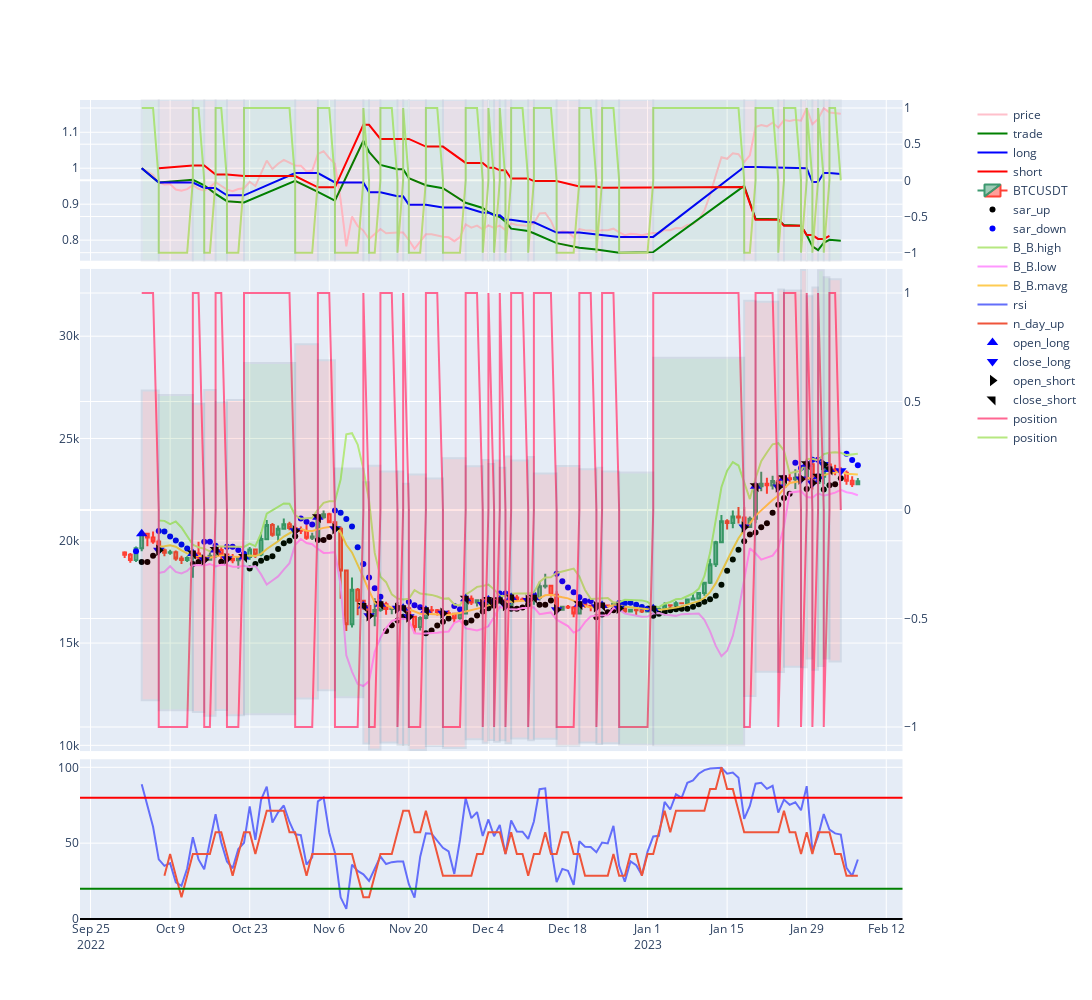

The cell this chart's notebook holds for it:
### Code cell
backtest.plot("BTCUSDT")

### Figure 1 — Plotly figure (JSON) as saved in the notebook; plotly's stock layout.template omitted (floating-point values rounded to 4 significant figures; data arrays with more than 128 entries replaced by an {"elided": "..."} marker saying what was removed)
{"data": [{"marker": {"color": "pink"}, "name": "price", "type": "scatter", "x": {"elided": "166 str values"}, "xaxis": "x", "y": {"elided": "166 float values"}, "yaxis": "y"}, {"marker": {"color": "green"}, "name": "trade", "type": "scatter", "x": ["2022-10-04 00:00:00", "2022-10-07 00:00:00", "2022-10-07 00:00:00", "2022-10-13 00:00:00", "2022-10-13 00:00:00", "2022-10-15 00:00:00", "2022-10-15 00:00:00", "2022-10-17 00:00:00", "2022-10-17 00:00:00", "2022-10-19 00:00:00", "2022-10-19 00:00:00", "2022-10-22 00:00:00", "2022-10-22 00:00:00", "2022-10-31 00:00:00", "2022-10-31 00:00:00", "2022-11-04 00:00:00", "2022-11-04 00:00:00", "2022-11-07 00:00:00", "2022-11-07 00:00:00", "2022-11-12 00:00:00", "2022-11-12 00:00:00", "2022-11-13 00:00:00", "2022-11-13 00:00:00", "2022-11-15 00:00:00", "2022-11-15 00:00:00", "2022-11-18 00:00:00", "2022-11-18 00:00:00", "2022-11-19 00:00:00", "2022-11-19 00:00:00", "2022-11-20 00:00:00", "2022-11-20 00:00:00", "2022-11-23 00:00:00", "2022-11-23 00:00:00", "2022-11-26 00:00:00", "2022-11-26 00:00:00", "2022-11-30 00:00:00", "2022-11-30 00:00:00", "2022-12-03 00:00:00", "2022-12-03 00:00:00", "2022-12-04 00:00:00", "2022-12-04 00:00:00", "2022-12-05 00:00:00", "2022-12-05 00:00:00", "2022-12-06 00:00:00", "2022-12-06 00:00:00", "2022-12-07 00:00:00", "2022-12-07 00:00:00", "2022-12-08 00:00:00", "2022-12-08 00:00:00", "2022-12-11 00:00:00", "2022-12-11 00:00:00", "2022-12-12 00:00:00", "2022-12-12 00:00:00", "2022-12-16 00:00:00", "2022-12-16 00:00:00", "2022-12-20 00:00:00", "2022-12-20 00:00:00", "2022-12-23 00:00:00", "2022-12-23 00:00:00", "2022-12-24 00:00:00", "2022-12-24 00:00:00", "2022-12-27 00:00:00", "2022-12-27 00:00:00", "2023-01-02 00:00:00", "2023-01-02 00:00:00", "2023-01-18 00:00:00", "2023-01-18 00:00:00", "2023-01-20 00:00:00", "2023-01-20 00:00:00", "2023-01-24 00:00:00", "2023-01-24 00:00:00", "2023-01-25 00:00:00", "2023-01-25 00:00:00", "2023-01-28 00:00:00", "2023-01-28 00:00:00", "2023-01-29 00:00:00", "2023-01-29 00:00:00", "2023-01-30 00:00:00", "2023-01-30 00:00:00", "2023-01-31 00:00:00", "2023-01-31 00:00:00", "2023-02-01 00:00:00", "2023-02-01 00:00:00", "2023-02-02 00:00:00", "2023-02-02 00:00:00", "2023-02-04 00:00:00"], "xaxis": "x", "y": [1, 0.9603, 0.9603, 0.9679, 0.9679, 0.9526, 0.9526, 0.9286, 0.9286, 0.9084, 0.9084, 0.9046, 0.9046, 0.9652, 0.9652, 0.9342, 0.9342, 0.9096, 0.9096, 1.076, 1.076, 1.046, 1.046, 1.009, 1.009, 0.9971, 0.9971, 0.9971, 0.9971, 0.972, 0.972, 0.9527, 0.9527, 0.9444, 0.9444, 0.904, 0.904, 0.8893, 0.8893, 0.8777, 0.8777, 0.8706, 0.8706, 0.8643, 0.8643, 0.8515, 0.8515, 0.8319, 0.8319, 0.8252, 0.8252, 0.8192, 0.8192, 0.7917, 0.7917, 0.7791, 0.7791, 0.7737, 0.7737, 0.7711, 0.7711, 0.7651, 0.7651, 0.7667, 0.7667, 0.9508, 0.9508, 0.8593, 0.8593, 0.858, 0.858, 0.8418, 0.8418, 0.8404, 0.8404, 0.8141, 0.8141, 0.7827, 0.7827, 0.7724, 0.7724, 0.7927, 0.7927, 0.8009, 0.8009, 0.7985], "yaxis": "y"}, {"marker": {"color": "blue"}, "name": "long", "type": "scatter", "x": ["2022-10-04 00:00:00", "2022-10-07 00:00:00", "2022-10-13 00:00:00", "2022-10-15 00:00:00", "2022-10-17 00:00:00", "2022-10-19 00:00:00", "2022-10-22 00:00:00", "2022-10-31 00:00:00", "2022-11-04 00:00:00", "2022-11-07 00:00:00", "2022-11-12 00:00:00", "2022-11-13 00:00:00", "2022-11-15 00:00:00", "2022-11-18 00:00:00", "2022-11-19 00:00:00", "2022-11-20 00:00:00", "2022-11-23 00:00:00", "2022-11-26 00:00:00", "2022-11-30 00:00:00", "2022-12-03 00:00:00", "2022-12-04 00:00:00", "2022-12-05 00:00:00", "2022-12-06 00:00:00", "2022-12-07 00:00:00", "2022-12-08 00:00:00", "2022-12-11 00:00:00", "2022-12-12 00:00:00", "2022-12-16 00:00:00", "2022-12-20 00:00:00", "2022-12-23 00:00:00", "2022-12-24 00:00:00", "2022-12-27 00:00:00", "2023-01-02 00:00:00", "2023-01-18 00:00:00", "2023-01-20 00:00:00", "2023-01-24 00:00:00", "2023-01-25 00:00:00", "2023-01-28 00:00:00", "2023-01-29 00:00:00", "2023-01-30 00:00:00", "2023-01-31 00:00:00", "2023-02-01 00:00:00", "2023-02-02 00:00:00", "2023-02-04 00:00:00"], "xaxis": "x", "y": [1, 0.9603, 0.9603, 0.9451, 0.9451, 0.9245, 0.9245, 0.9865, 0.9865, 0.9605, 0.9605, 0.9329, 0.9329, 0.9219, 0.9219, 0.8987, 0.8987, 0.8908, 0.8908, 0.8764, 0.8764, 0.8693, 0.8693, 0.8564, 0.8564, 0.8495, 0.8495, 0.821, 0.821, 0.8153, 0.8153, 0.809, 0.809, 1.003, 1.003, 1.002, 1.002, 1.0, 1.0, 0.9616, 0.9616, 0.9868, 0.9868, 0.9839], "yaxis": "y"}, {"marker": {"color": "red"}, "name": "short", "type": "scatter", "x": ["2022-10-07 00:00:00", "2022-10-13 00:00:00", "2022-10-15 00:00:00", "2022-10-17 00:00:00", "2022-10-19 00:00:00", "2022-10-22 00:00:00", "2022-10-31 00:00:00", "2022-11-04 00:00:00", "2022-11-07 00:00:00", "2022-11-12 00:00:00", "2022-11-13 00:00:00", "2022-11-15 00:00:00", "2022-11-18 00:00:00", "2022-11-19 00:00:00", "2022-11-20 00:00:00", "2022-11-23 00:00:00", "2022-11-26 00:00:00", "2022-11-30 00:00:00", "2022-12-03 00:00:00", "2022-12-04 00:00:00", "2022-12-05 00:00:00", "2022-12-06 00:00:00", "2022-12-07 00:00:00", "2022-12-08 00:00:00", "2022-12-11 00:00:00", "2022-12-12 00:00:00", "2022-12-16 00:00:00", "2022-12-20 00:00:00", "2022-12-23 00:00:00", "2022-12-24 00:00:00", "2022-12-27 00:00:00", "2023-01-02 00:00:00", "2023-01-18 00:00:00", "2023-01-20 00:00:00", "2023-01-24 00:00:00", "2023-01-25 00:00:00", "2023-01-28 00:00:00", "2023-01-29 00:00:00", "2023-01-30 00:00:00", "2023-01-31 00:00:00", "2023-02-01 00:00:00", "2023-02-02 00:00:00"], "xaxis": "x", "y": [1, 1.008, 1.008, 0.9825, 0.9825, 0.9784, 0.9784, 0.947, 0.947, 1.121, 1.121, 1.082, 1.082, 1.082, 1.082, 1.06, 1.06, 1.015, 1.015, 1.001, 1.001, 0.9943, 0.9943, 0.9714, 0.9714, 0.9643, 0.9643, 0.949, 0.949, 0.9458, 0.9458, 0.9476, 0.9476, 0.8565, 0.8565, 0.8403, 0.8403, 0.814, 0.814, 0.8033, 0.8033, 0.8116], "yaxis": "y"}, {"close": {"elided": "130 float values"}, "high": {"elided": "130 float values"}, "low": {"elided": "130 float values"}, "name": "BTCUSDT", "open": {"elided": "130 float values"}, "type": "candlestick", "x": {"elided": "130 str values"}, "xaxis": "x2", "yaxis": "y3"}, {"marker": {"color": "black"}, "mode": "markers", "name": "sar_up", "type": "scatter", "x": {"elided": "130 str values"}, "xaxis": "x2", "y": {"elided": "130 float values"}, "yaxis": "y3"}, {"marker": {"color": "blue"}, "mode": "markers", "name": "sar_down", "type": "scatter", "x": {"elided": "130 str values"}, "xaxis": "x2", "y": {"elided": "130 float values"}, "yaxis": "y3"}, {"name": "B_B.high", "type": "scatter", "x": {"elided": "130 str values"}, "xaxis": "x2", "y": {"elided": "130 float values"}, "yaxis": "y3"}, {"name": "B_B.low", "type": "scatter", "x": {"elided": "130 str values"}, "xaxis": "x2", "y": {"elided": "130 float values"}, "yaxis": "y3"}, {"name": "B_B.mavg", "type": "scatter", "x": {"elided": "130 str values"}, "xaxis": "x2", "y": {"elided": "130 float values"}, "yaxis": "y3"}, {"name": "rsi", "type": "scatter", "x": {"elided": "130 str values"}, "xaxis": "x3", "y": {"elided": "130 float values"}, "yaxis": "y5"}, {"name": "n_day_up", "type": "scatter", "x": {"elided": "130 str values"}, "xaxis": "x3", "y": {"elided": "130 float values"}, "yaxis": "y5"}, {"marker": {"color": "blue", "size": 10, "symbol": 5}, "mode": "markers", "name": "open_long", "type": "scatter", "x": ["2022-10-04 00:00:00", "2022-10-13 00:00:00", "2022-10-17 00:00:00", "2022-10-22 00:00:00", "2022-11-04 00:00:00", "2022-11-12 00:00:00", "2022-11-15 00:00:00", "2022-11-19 00:00:00", "2022-11-23 00:00:00", "2022-11-30 00:00:00", "2022-12-04 00:00:00", "2022-12-06 00:00:00", "2022-12-08 00:00:00", "2022-12-12 00:00:00", "2022-12-20 00:00:00", "2022-12-24 00:00:00", "2023-01-02 00:00:00", "2023-01-20 00:00:00", "2023-01-25 00:00:00", "2023-01-29 00:00:00", "2023-01-31 00:00:00", "2023-02-02 00:00:00"], "xaxis": "x2", "y": [20340.0, 19380.0, 19550.0, 19200.0, 21150.0, 16810.0, 16900.0, 16700.0, 16600.0, 17160.0, 17110.0, 17090.0, 17220.0, 17210.0, 16900.0, 16840.0, 16670.0, 22670.0, 23060.0, 23740.0, 23130.0, 23490.0], "yaxis": "y3"}, {"marker": {"color": "blue", "size": 10, "symbol": 6}, "mode": "markers", "name": "close_long", "type": "scatter", "x": ["2022-10-07 00:00:00", "2022-10-15 00:00:00", "2022-10-19 00:00:00", "2022-10-31 00:00:00", "2022-11-07 00:00:00", "2022-11-13 00:00:00", "2022-11-18 00:00:00", "2022-11-20 00:00:00", "2022-11-26 00:00:00", "2022-12-03 00:00:00", "2022-12-05 00:00:00", "2022-12-07 00:00:00", "2022-12-11 00:00:00", "2022-12-16 00:00:00", "2022-12-23 00:00:00", "2022-12-27 00:00:00", "2023-01-18 00:00:00", "2023-01-24 00:00:00", "2023-01-28 00:00:00", "2023-01-30 00:00:00", "2023-02-01 00:00:00", "2023-02-04 00:00:00"], "xaxis": "x2", "y": [19530.0, 19070.0, 19120.0, 20490.0, 20590.0, 16330.0, 16700.0, 16280.0, 16460.0, 16890.0, 16970.0, 16840.0, 17090.0, 16630.0, 16780.0, 16710.0, 20680.0, 22630.0, 23020.0, 22830.0, 23730.0, 23420.0], "yaxis": "y3"}, {"marker": {"color": "black", "size": 10, "symbol": 8}, "mode": "markers", "name": "open_short", "type": "scatter", "x": ["2022-10-07 00:00:00", "2022-10-15 00:00:00", "2022-10-19 00:00:00", "2022-10-31 00:00:00", "2022-11-07 00:00:00", "2022-11-13 00:00:00", "2022-11-18 00:00:00", "2022-11-20 00:00:00", "2022-11-26 00:00:00", "2022-12-03 00:00:00", "2022-12-05 00:00:00", "2022-12-07 00:00:00", "2022-12-11 00:00:00", "2022-12-16 00:00:00", "2022-12-23 00:00:00", "2022-12-27 00:00:00", "2023-01-18 00:00:00", "2023-01-24 00:00:00", "2023-01-28 00:00:00", "2023-01-30 00:00:00", "2023-02-01 00:00:00"], "xaxis": "x2", "y": [19530.0, 19070.0, 19120.0, 20490.0, 20590.0, 16330.0, 16700.0, 16280.0, 16460.0, 16890.0, 16970.0, 16840.0, 17090.0, 16630.0, 16780.0, 16710.0, 20680.0, 22630.0, 23020.0, 22830.0, 23730.0], "yaxis": "y3"}, {"marker": {"color": "black", "size": 10, "symbol": 9}, "mode": "markers", "name": "close_short", "type": "scatter", "x": ["2022-10-13 00:00:00", "2022-10-17 00:00:00", "2022-10-22 00:00:00", "2022-11-04 00:00:00", "2022-11-12 00:00:00", "2022-11-15 00:00:00", "2022-11-19 00:00:00", "2022-11-23 00:00:00", "2022-11-30 00:00:00", "2022-12-04 00:00:00", "2022-12-06 00:00:00", "2022-12-08 00:00:00", "2022-12-12 00:00:00", "2022-12-20 00:00:00", "2022-12-24 00:00:00", "2023-01-02 00:00:00", "2023-01-20 00:00:00", "2023-01-25 00:00:00", "2023-01-29 00:00:00", "2023-01-31 00:00:00", "2023-02-02 00:00:00"], "xaxis": "x2", "y": [19380.0, 19550.0, 19200.0, 21150.0, 16810.0, 16900.0, 16700.0, 16600.0, 17160.0, 17110.0, 17090.0, 17220.0, 17210.0, 16900.0, 16840.0, 16670.0, 22670.0, 23060.0, 23740.0, 23130.0, 23490.0], "yaxis": "y3"}, {"name": "position", "type": "scatter", "x": {"elided": "166 str values"}, "xaxis": "x2", "y": {"elided": "166 int values"}, "yaxis": "y4"}, {"name": "position", "type": "scatter", "x": {"elided": "166 str values"}, "xaxis": "x", "y": {"elided": "166 int values"}, "yaxis": "y2"}], "layout": {"height": 1000, "shapes": [{"line": {"color": "red"}, "type": "line", "x0": 0, "x1": 1, "xref": "x3 domain", "y0": 80, "y1": 80, "yref": "y5"}, {"line": {"color": "green"}, "type": "line", "x0": 0, "x1": 1, "xref": "x3 domain", "y0": 20, "y1": 20, "yref": "y5"}, {"line": {"color": "black"}, "type": "line", "x0": 0, "x1": 1, "xref": "x3 domain", "y0": 0, "y1": 0, "yref": "y5"}, {"fillcolor": "green", "opacity": 0.05, "type": "rect", "x0": "2022-10-04 00:00:00", "x1": "2022-10-07 00:00:00", "xref": "x", "y0": 0, "y1": 1, "yref": "y domain"}, {"fillcolor": "green", "opacity": 0.05, "type": "rect", "x0": "2022-10-13 00:00:00", "x1": "2022-10-15 00:00:00", "xref": "x", "y0": 0, "y1": 1, "yref": "y domain"}, {"fillcolor": "green", "opacity": 0.05, "type": "rect", "x0": "2022-10-17 00:00:00", "x1": "2022-10-19 00:00:00", "xref": "x", "y0": 0, "y1": 1, "yref": "y domain"}, {"fillcolor": "green", "opacity": 0.05, "type": "rect", "x0": "2022-10-22 00:00:00", "x1": "2022-10-31 00:00:00", "xref": "x", "y0": 0, "y1": 1, "yref": "y domain"}, {"fillcolor": "green", "opacity": 0.05, "type": "rect", "x0": "2022-11-04 00:00:00", "x1": "2022-11-07 00:00:00", "xref": "x", "y0": 0, "y1": 1, "yref": "y domain"}, {"fillcolor": "green", "opacity": 0.05, "type": "rect", "x0": "2022-11-12 00:00:00", "x1": "2022-11-13 00:00:00", "xref": "x", "y0": 0, "y1": 1, "yref": "y domain"}, {"fillcolor": "green", "opacity": 0.05, "type": "rect", "x0": "2022-11-15 00:00:00", "x1": "2022-11-18 00:00:00", "xref": "x", "y0": 0, "y1": 1, "yref": "y domain"}, {"fillcolor": "green", "opacity": 0.05, "type": "rect", "x0": "2022-11-19 00:00:00", "x1": "2022-11-20 00:00:00", "xref": "x", "y0": 0, "y1": 1, "yref": "y domain"}, {"fillcolor": "green", "opacity": 0.05, "type": "rect", "x0": "2022-11-23 00:00:00", "x1": "2022-11-26 00:00:00", "xref": "x", "y0": 0, "y1": 1, "yref": "y domain"}, {"fillcolor": "green", "opacity": 0.05, "type": "rect", "x0": "2022-11-30 00:00:00", "x1": "2022-12-03 00:00:00", "xref": "x", "y0": 0, "y1": 1, "yref": "y domain"}, {"fillcolor": "green", "opacity": 0.05, "type": "rect", "x0": "2022-12-04 00:00:00", "x1": "2022-12-05 00:00:00", "xref": "x", "y0": 0, "y1": 1, "yref": "y domain"}, {"fillcolor": "green", "opacity": 0.05, "type": "rect", "x0": "2022-12-06 00:00:00", "x1": "2022-12-07 00:00:00", "xref": "x", "y0": 0, "y1": 1, "yref": "y domain"}, {"fillcolor": "green", "opacity": 0.05, "type": "rect", "x0": "2022-12-08 00:00:00", "x1": "2022-12-11 00:00:00", "xref": "x", "y0": 0, "y1": 1, "yref": "y domain"}, {"fillcolor": "green", "opacity": 0.05, "type": "rect", "x0": "2022-12-12 00:00:00", "x1": "2022-12-16 00:00:00", "xref": "x", "y0": 0, "y1": 1, "yref": "y domain"}, {"fillcolor": "green", "opacity": 0.05, "type": "rect", "x0": "2022-12-20 00:00:00", "x1": "2022-12-23 00:00:00", "xref": "x", "y0": 0, "y1": 1, "yref": "y domain"}, {"fillcolor": "green", "opacity": 0.05, "type": "rect", "x0": "2022-12-24 00:00:00", "x1": "2022-12-27 00:00:00", "xref": "x", "y0": 0, "y1": 1, "yref": "y domain"}, {"fillcolor": "green", "opacity": 0.05, "type": "rect", "x0": "2023-01-02 00:00:00", "x1": "2023-01-18 00:00:00", "xref": "x", "y0": 0, "y1": 1, "yref": "y domain"}, {"fillcolor": "green", "opacity": 0.05, "type": "rect", "x0": "2023-01-20 00:00:00", "x1": "2023-01-24 00:00:00", "xref": "x", "y0": 0, "y1": 1, "yref": "y domain"}, {"fillcolor": "green", "opacity": 0.05, "type": "rect", "x0": "2023-01-25 00:00:00", "x1": "2023-01-28 00:00:00", "xref": "x", "y0": 0, "y1": 1, "yref": "y domain"}, {"fillcolor": "green", "opacity": 0.05, "type": "rect", "x0": "2023-01-29 00:00:00", "x1": "2023-01-30 00:00:00", "xref": "x", "y0": 0, "y1": 1, "yref": "y domain"}, {"fillcolor": "green", "opacity": 0.05, "type": "rect", "x0": "2023-01-31 00:00:00", "x1": "2023-02-01 00:00:00", "xref": "x", "y0": 0, "y1": 1, "yref": "y domain"}, {"fillcolor": "green", "opacity": 0.05, "type": "rect", "x0": "2023-02-02 00:00:00", "x1": "2023-02-04 00:00:00", "xref": "x", "y0": 0, "y1": 1, "yref": "y domain"}, {"fillcolor": "red", "opacity": 0.05, "type": "rect", "x0": "2022-10-07 00:00:00", "x1": "2022-10-13 00:00:00", "xref": "x", "y0": 0, "y1": 1, "yref": "y domain"}, {"fillcolor": "red", "opacity": 0.05, "type": "rect", "x0": "2022-10-15 00:00:00", "x1": "2022-10-17 00:00:00", "xref": "x", "y0": 0, "y1": 1, "yref": "y domain"}, {"fillcolor": "red", "opacity": 0.05, "type": "rect", "x0": "2022-10-19 00:00:00", "x1": "2022-10-22 00:00:00", "xref": "x", "y0": 0, "y1": 1, "yref": "y domain"}, {"fillcolor": "red", "opacity": 0.05, "type": "rect", "x0": "2022-10-31 00:00:00", "x1": "2022-11-04 00:00:00", "xref": "x", "y0": 0, "y1": 1, "yref": "y domain"}, {"fillcolor": "red", "opacity": 0.05, "type": "rect", "x0": "2022-11-07 00:00:00", "x1": "2022-11-12 00:00:00", "xref": "x", "y0": 0, "y1": 1, "yref": "y domain"}, {"fillcolor": "red", "opacity": 0.05, "type": "rect", "x0": "2022-11-13 00:00:00", "x1": "2022-11-15 00:00:00", "xref": "x", "y0": 0, "y1": 1, "yref": "y domain"}, {"fillcolor": "red", "opacity": 0.05, "type": "rect", "x0": "2022-11-18 00:00:00", "x1": "2022-11-19 00:00:00", "xref": "x", "y0": 0, "y1": 1, "yref": "y domain"}, {"fillcolor": "red", "opacity": 0.05, "type": "rect", "x0": "2022-11-20 00:00:00", "x1": "2022-11-23 00:00:00", "xref": "x", "y0": 0, "y1": 1, "yref": "y domain"}, {"fillcolor": "red", "opacity": 0.05, "type": "rect", "x0": "2022-11-26 00:00:00", "x1": "2022-11-30 00:00:00", "xref": "x", "y0": 0, "y1": 1, "yref": "y domain"}, {"fillcolor": "red", "opacity": 0.05, "type": "rect", "x0": "2022-12-03 00:00:00", "x1": "2022-12-04 00:00:00", "xref": "x", "y0": 0, "y1": 1, "yref": "y domain"}, {"fillcolor": "red", "opacity": 0.05, "type": "rect", "x0": "2022-12-05 00:00:00", "x1": "2022-12-06 00:00:00", "xref": "x", "y0": 0, "y1": 1, "yref": "y domain"}, {"fillcolor": "red", "opacity": 0.05, "type": "rect", "x0": "2022-12-07 00:00:00", "x1": "2022-12-08 00:00:00", "xref": "x", "y0": 0, "y1": 1, "yref": "y domain"}, {"fillcolor": "red", "opacity": 0.05, "type": "rect", "x0": "2022-12-11 00:00:00", "x1": "2022-12-12 00:00:00", "xref": "x", "y0": 0, "y1": 1, "yref": "y domain"}, {"fillcolor": "red", "opacity": 0.05, "type": "rect", "x0": "2022-12-16 00:00:00", "x1": "2022-12-20 00:00:00", "xref": "x", "y0": 0, "y1": 1, "yref": "y domain"}, {"fillcolor": "red", "opacity": 0.05, "type": "rect", "x0": "2022-12-23 00:00:00", "x1": "2022-12-24 00:00:00", "xref": "x", "y0": 0, "y1": 1, "yref": "y domain"}, {"fillcolor": "red", "opacity": 0.05, "type": "rect", "x0": "2022-12-27 00:00:00", "x1": "2023-01-02 00:00:00", "xref": "x", "y0": 0, "y1": 1, "yref": "y domain"}, {"fillcolor": "red", "opacity": 0.05, "type": "rect", "x0": "2023-01-18 00:00:00", "x1": "2023-01-20 00:00:00", "xref": "x", "y0": 0, "y1": 1, "yref": "y domain"}, {"fillcolor": "red", "opacity": 0.05, "type": "rect", "x0": "2023-01-24 00:00:00", "x1": "2023-01-25 00:00:00", "xref": "x", "y0": 0, "y1": 1, "yref": "y domain"}, {"fillcolor": "red", "opacity": 0.05, "type": "rect", "x0": "2023-01-28 00:00:00", "x1": "2023-01-29 00:00:00", "xref": "x", "y0": 0, "y1": 1, "yref": "y domain"}, {"fillcolor": "red", "opacity": 0.05, "type": "rect", "x0": "2023-01-30 00:00:00", "x1": "2023-01-31 00:00:00", "xref": "x", "y0": 0, "y1": 1, "yref": "y domain"}, {"fillcolor": "red", "opacity": 0.05, "type": "rect", "x0": "2023-02-01 00:00:00", "x1": "2023-02-02 00:00:00", "xref": "x", "y0": 0, "y1": 1, "yref": "y domain"}, {"fillcolor": "red", "opacity": 0.1, "x0": "2022-10-04 00:00:00", "x1": "2022-10-07 00:00:00", "xref": "x2", "y0": 12200.0, "y1": 27340.0, "yref": "y3"}, {"fillcolor": "red", "opacity": 0.1, "x0": "2022-10-13 00:00:00", "x1": "2022-10-15 00:00:00", "xref": "x2", "y0": 11630.0, "y1": 26700.0, "yref": "y3"}, {"fillcolor": "red", "opacity": 0.1, "x0": "2022-10-17 00:00:00", "x1": "2022-10-19 00:00:00", "xref": "x2", "y0": 11730.0, "y1": 26770.0, "yref": "y3"}, {"fillcolor": "green", "opacity": 0.1, "x0": "2022-10-22 00:00:00", "x1": "2022-10-31 00:00:00", "xref": "x2", "y0": 11520.0, "y1": 28690.0, "yref": "y3"}, {"fillcolor": "red", "opacity": 0.1, "x0": "2022-11-04 00:00:00", "x1": "2022-11-07 00:00:00", "xref": "x2", "y0": 12690.0, "y1": 28830.0, "yref": "y3"}, {"fillcolor": "red", "opacity": 0.1, "x0": "2022-11-12 00:00:00", "x1": "2022-11-13 00:00:00", "xref": "x2", "y0": 10090.0, "y1": 22860.0, "yref": "y3"}, {"fillcolor": "red", "opacity": 0.1, "x0": "2022-11-15 00:00:00", "x1": "2022-11-18 00:00:00", "xref": "x2", "y0": 10140.0, "y1": 23380.0, "yref": "y3"}, {"fillcolor": "red", "opacity": 0.1, "x0": "2022-11-19 00:00:00", "x1": "2022-11-20 00:00:00", "xref": "x2", "y0": 10020.0, "y1": 22790.0, "yref": "y3"}, {"fillcolor": "red", "opacity": 0.1, "x0": "2022-11-23 00:00:00", "x1": "2022-11-26 00:00:00", "xref": "x2", "y0": 9962.0, "y1": 23040.0, "yref": "y3"}, {"fillcolor": "red", "opacity": 0.1, "x0": "2022-11-30 00:00:00", "x1": "2022-12-03 00:00:00", "xref": "x2", "y0": 10300.0, "y1": 23640.0, "yref": "y3"}, {"fillcolor": "red", "opacity": 0.1, "x0": "2022-12-04 00:00:00", "x1": "2022-12-05 00:00:00", "xref": "x2", "y0": 10260.0, "y1": 23750.0, "yref": "y3"}, {"fillcolor": "red", "opacity": 0.1, "x0": "2022-12-06 00:00:00", "x1": "2022-12-07 00:00:00", "xref": "x2", "y0": 10250.0, "y1": 23570.0, "yref": "y3"}, {"fillcolor": "red", "opacity": 0.1, "x0": "2022-12-08 00:00:00", "x1": "2022-12-11 00:00:00", "xref": "x2", "y0": 10330.0, "y1": 23920.0, "yref": "y3"}, {"fillcolor": "red", "opacity": 0.1, "x0": "2022-12-12 00:00:00", "x1": "2022-12-16 00:00:00", "xref": "x2", "y0": 10330.0, "y1": 23280.0, "yref": "y3"}, {"fillcolor": "red", "opacity": 0.1, "x0": "2022-12-20 00:00:00", "x1": "2022-12-23 00:00:00", "xref": "x2", "y0": 10140.0, "y1": 23490.0, "yref": "y3"}, {"fillcolor": "red", "opacity": 0.1, "x0": "2022-12-24 00:00:00", "x1": "2022-12-27 00:00:00", "xref": "x2", "y0": 10100.0, "y1": 23390.0, "yref": "y3"}, {"fillcolor": "green", "opacity": 0.1, "x0": "2023-01-02 00:00:00", "x1": "2023-01-18 00:00:00", "xref": "x2", "y0": 10000.0, "y1": 28950.0, "yref": "y3"}, {"fillcolor": "red", "opacity": 0.1, "x0": "2023-01-20 00:00:00", "x1": "2023-01-24 00:00:00", "xref": "x2", "y0": 13600.0, "y1": 31690.0, "yref": "y3"}, {"fillcolor": "red", "opacity": 0.1, "x0": "2023-01-25 00:00:00", "x1": "2023-01-28 00:00:00", "xref": "x2", "y0": 13840.0, "y1": 32230.0, "yref": "y3"}, {"fillcolor": "red", "opacity": 0.1, "x0": "2023-01-29 00:00:00", "x1": "2023-01-30 00:00:00", "xref": "x2", "y0": 14250.0, "y1": 31960.0, "yref": "y3"}, {"fillcolor": "green", "opacity": 0.1, "x0": "2023-01-31 00:00:00", "x1": "2023-02-01 00:00:00", "xref": "x2", "y0": 13880.0, "y1": 33230.0, "yref": "y3"}, {"fillcolor": "red", "opacity": 0.1, "x0": "2023-02-02 00:00:00", "x1": "2023-02-04 00:00:00", "xref": "x2", "y0": 14090.0, "y1": 32790.0, "yref": "y3"}, {"fillcolor": "green", "opacity": 0.1, "x0": "2022-10-07 00:00:00", "x1": "2022-10-13 00:00:00", "xref": "x2", "y0": 11720.0, "y1": 27130.0, "yref": "y3"}, {"fillcolor": "red", "opacity": 0.1, "x0": "2022-10-15 00:00:00", "x1": "2022-10-17 00:00:00", "xref": "x2", "y0": 11440.0, "y1": 27370.0, "yref": "y3"}, {"fillcolor": "red", "opacity": 0.1, "x0": "2022-10-19 00:00:00", "x1": "2022-10-22 00:00:00", "xref": "x2", "y0": 11470.0, "y1": 26890.0, "yref": "y3"}, {"fillcolor": "red", "opacity": 0.1, "x0": "2022-10-31 00:00:00", "x1": "2022-11-04 00:00:00", "xref": "x2", "y0": 12290.0, "y1": 29610.0, "yref": "y3"}, {"fillcolor": "green", "opacity": 0.1, "x0": "2022-11-07 00:00:00", "x1": "2022-11-12 00:00:00", "xref": "x2", "y0": 12350.0, "y1": 23540.0, "yref": "y3"}, {"fillcolor": "red", "opacity": 0.1, "x0": "2022-11-13 00:00:00", "x1": "2022-11-15 00:00:00", "xref": "x2", "y0": 9798.0, "y1": 23660.0, "yref": "y3"}, {"fillcolor": "red", "opacity": 0.1, "x0": "2022-11-18 00:00:00", "x1": "2022-11-19 00:00:00", "xref": "x2", "y0": 10020.0, "y1": 23380.0, "yref": "y3"}, {"fillcolor": "red", "opacity": 0.1, "x0": "2022-11-20 00:00:00", "x1": "2022-11-23 00:00:00", "xref": "x2", "y0": 9768.0, "y1": 23240.0, "yref": "y3"}, {"fillcolor": "red", "opacity": 0.1, "x0": "2022-11-26 00:00:00", "x1": "2022-11-30 00:00:00", "xref": "x2", "y0": 9875.0, "y1": 24030.0, "yref": "y3"}, {"fillcolor": "red", "opacity": 0.1, "x0": "2022-12-03 00:00:00", "x1": "2022-12-04 00:00:00", "xref": "x2", "y0": 10130.0, "y1": 23950.0, "yref": "y3"}, {"fillcolor": "red", "opacity": 0.1, "x0": "2022-12-05 00:00:00", "x1": "2022-12-06 00:00:00", "xref": "x2", "y0": 10180.0, "y1": 23920.0, "yref": "y3"}, {"fillcolor": "red", "opacity": 0.1, "x0": "2022-12-07 00:00:00", "x1": "2022-12-08 00:00:00", "xref": "x2", "y0": 10100.0, "y1": 24110.0, "yref": "y3"}, {"fillcolor": "red", "opacity": 0.1, "x0": "2022-12-11 00:00:00", "x1": "2022-12-12 00:00:00", "xref": "x2", "y0": 10250.0, "y1": 24090.0, "yref": "y3"}, {"fillcolor": "red", "opacity": 0.1, "x0": "2022-12-16 00:00:00", "x1": "2022-12-20 00:00:00", "xref": "x2", "y0": 9979.0, "y1": 23650.0, "yref": "y3"}, {"fillcolor": "red", "opacity": 0.1, "x0": "2022-12-23 00:00:00", "x1": "2022-12-24 00:00:00", "xref": "x2", "y0": 10070.0, "y1": 23570.0, "yref": "y3"}, {"fillcolor": "green", "opacity": 0.1, "x0": "2022-12-27 00:00:00", "x1": "2023-01-02 00:00:00", "xref": "x2", "y0": 10020.0, "y1": 23340.0, "yref": "y3"}, {"fillcolor": "red", "opacity": 0.1, "x0": "2023-01-18 00:00:00", "x1": "2023-01-20 00:00:00", "xref": "x2", "y0": 12410.0, "y1": 31730.0, "yref": "y3"}, {"fillcolor": "red", "opacity": 0.1, "x0": "2023-01-24 00:00:00", "x1": "2023-01-25 00:00:00", "xref": "x2", "y0": 13580.0, "y1": 32290.0, "yref": "y3"}, {"fillcolor": "red", "opacity": 0.1, "x0": "2023-01-28 00:00:00", "x1": "2023-01-29 00:00:00", "xref": "x2", "y0": 13810.0, "y1": 33240.0, "yref": "y3"}, {"fillcolor": "red", "opacity": 0.1, "x0": "2023-01-30 00:00:00", "x1": "2023-01-31 00:00:00", "xref": "x2", "y0": 13700.0, "y1": 32380.0, "yref": "y3"}, {"fillcolor": "green", "opacity": 0.1, "x0": "2023-02-01 00:00:00", "x1": "2023-02-02 00:00:00", "xref": "x2", "y0": 14240.0, "y1": 32880.0, "yref": "y3"}], "width": 1500, "xaxis": {"anchor": "y", "domain": [0, 0.94], "matches": "x3", "rangeslider": {"visible": false}, "showticklabels": false}, "xaxis2": {"anchor": "y3", "domain": [0, 0.94], "matches": "x3", "rangeslider": {"visible": false}, "showticklabels": false}, "xaxis3": {"anchor": "y5", "domain": [0, 0.94], "rangeslider": {"visible": false}}, "yaxis": {"anchor": "x", "domain": [0.804, 1]}, "yaxis2": {"anchor": "x", "overlaying": "y", "side": "right"}, "yaxis3": {"anchor": "x2", "domain": [0.206, 0.794]}, "yaxis4": {"anchor": "x2", "overlaying": "y3", "side": "right"}, "yaxis5": {"anchor": "x3", "domain": [0, 0.196]}, "yaxis6": {"anchor": "x3", "overlaying": "y5", "side": "right"}}}
